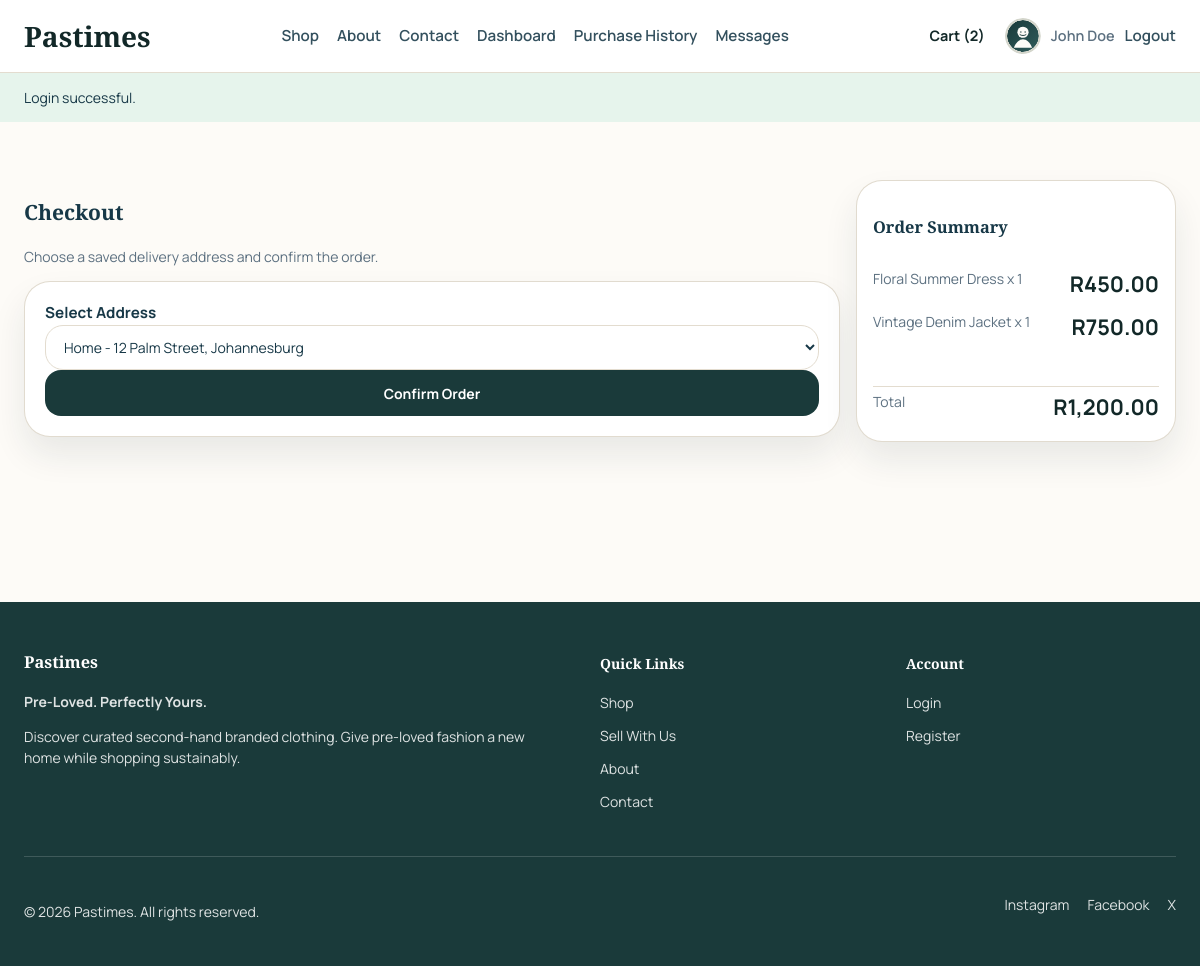
Page /checkout.php (signed in) on the committed database.
### tables this page shows
CREATE TABLE IF NOT EXISTS `tbluser` (
  `user_id` int(11) NOT NULL AUTO_INCREMENT,
  `full_name` varchar(120) NOT NULL,
  `first_name` varchar(60) NOT NULL,
  `last_name` varchar(60) NOT NULL,
  `username` varchar(60) NOT NULL,
  `email` varchar(120) NOT NULL,
  `password_hash` varchar(255) NOT NULL,
  `phone_number` varchar(20) DEFAULT NULL,
  `profile_image_path` varchar(255) DEFAULT NULL,
  `role` enum('customer','seller','admin') NOT NULL DEFAULT 'customer',
  `customer_status` enum('pending','verified','rejected') NOT NULL DEFAULT 'pending',
  `seller_status` enum('none','pending','approved','rejected') NOT NULL DEFAULT 'none',
  `is_active` tinyint(1) NOT NULL DEFAULT 1,
  `created_at` timestamp NOT NULL DEFAULT current_timestamp(),
  `updated_at` timestamp NOT NULL DEFAULT current_timestamp() ON UPDATE current_timestamp(),
  PRIMARY KEY (`user_id`),
  UNIQUE KEY `username` (`username`),
  UNIQUE KEY `email` (`email`)
);

CREATE TABLE IF NOT EXISTS `tblclothes` (
  `clothes_id` int(11) NOT NULL AUTO_INCREMENT,
  `seller_id` int(11) DEFAULT NULL,
  `title` varchar(120) NOT NULL,
  `brand` varchar(60) NOT NULL,
  `category` varchar(60) NOT NULL,
  `gender` varchar(30) NOT NULL,
  `size_label` varchar(20) NOT NULL,
  `condition_rating` tinyint(4) NOT NULL,
  `sell_price` decimal(10,2) NOT NULL,
  `description` text NOT NULL,
  `image_path` varchar(255) NOT NULL,
  `inventory_quantity` int(11) NOT NULL DEFAULT 1,
  `status` enum('pending','approved','sold','rejected') NOT NULL DEFAULT 'approved',
  `created_at` timestamp NOT NULL DEFAULT current_timestamp(),
  `updated_at` timestamp NOT NULL DEFAULT current_timestamp() ON UPDATE current_timestamp(),
  PRIMARY KEY (`clothes_id`),
  KEY `fk_clothes_seller` (`seller_id`)
);

### includes/functions.php (called while the page is built, shortened)
<?php
function app_url(string $path = ''): string
{
    $suffix = ltrim($path, '/');
    $base = defined('APP_URL_BASE') ? APP_URL_BASE : '';
    return $suffix === '' ? ($base ?: '/') : ($base . '/' . $suffix);
}
function e(?string $value): string
{
    return htmlspecialchars((string) $value, ENT_QUOTES, 'UTF-8');
}
function get_flash(): ?array
{
    $flash = $_SESSION['flash'];
    return $flash;
}
function db(): mysqli
{
    static $connection = null;
    if ($connection instanceof mysqli) {
        return $connection;
    }
    $connection = getDBConnection(true);
    return $connection;
}
function bind_params(mysqli_stmt $statement, string $types, array &$params): void
{
    $bindParams = [$types];
    foreach ($params as $key => &$value) {
        $bindParams[] = &$value;
    }
    call_user_func_array([$statement, 'bind_param'], $bindParams);
}
function db_one(string $sql, string $types = '', array $params = []): ?array
{
    $statement = db()->prepare($sql);
    if ($types !== '' && $params !== []) {
        bind_params($statement, $types, $params);
    }
    $statement->execute();
    $result = $statement->get_result();
    $row = $result ? $result->fetch_assoc() : null;
    return $row ?: null;
}
function db_all(string $sql, string $types = '', array $params = []): array
{
    $statement = db()->prepare($sql);
    if ($types !== '' && $params !== []) {
        bind_params($statement, $types, $params);
    }
    $statement->execute();
    $result = $statement->get_result();
    $rows = $result ? $result->fetch_all(MYSQLI_ASSOC) : [];
    return $rows;
}
function current_user(): ?array
{
    return db_one('SELECT * FROM tblUser WHERE user_id = ?', 'i', [(int) $_SESSION['user_id']]);
}
function current_admin(): ?array
{
    if (!isset($_SESSION['admin_id'])) {
        return null;
    }
    return db_one('SELECT * FROM tblAdmin WHERE admin_id = ?', 'i', [(int) $_SESSION['admin_id']]);
}
function cart_count(): int
{
    return Cart::getCartCount();
}
function cart_details(): array
{
    return Cart::getCartDetails();
}
function user_avatar_path(array $user): string
{
    $imagePath = str_replace('\\', '/', trim((string) ($user['profile_image_path'] ?? '')));
    return 'assets/images/uploads/default-avatar.svg';
}

### includes/Marketplace.php (called while the page is built, shortened)
<?php
final class Cart
{
    public static function getSessionCart(): array
    {
        $scopeKey = self::cartScopeKey();
        return $_SESSION['cart_buckets'][$scopeKey];
    }
    public static function getCartCount(): int
    {
        return array_sum(self::getSessionCart());
    }
    public static function getCartDetails(): array
    {
        self::loadDatabaseCartIfNeeded();
        $cart = self::getSessionCart();
        $ids = array_keys($cart);
        $placeholders = implode(',', array_fill(0, count($ids), '?'));
        $types = str_repeat('i', count($ids));
        $rows = db_all(
            "SELECT clothes_id, seller_id, title, brand, category, gender, size_label, condition_rating, sell_price, description, image_path, status, inventory_quantity
             FROM tblClothes WHERE clothes_id IN ($placeholders)",
            $types,
            $ids
        );
        $indexed = [];
        foreach ($rows as $row) {
            $indexed[(int) $row['clothes_id']] = $row;
        }
        $items = [];
        $total = 0.0;
        foreach ($cart as $clothesId => $quantity) {
            $product = $indexed[(int) $clothesId];
            $subtotal = (float) $product['sell_price'] * (int) $quantity;
            $total += $subtotal;
            $items[] = [
                'product' => $product,
                'quantity' => (int) $quantity,
                'subtotal' => $subtotal,
            ];
        }
        return ['items' => $items, 'total' => $total];
    }
    private static function loadDatabaseCartIfNeeded(): void
    {
        $user = current_user();
        $scopeKey = self::cartScopeKey((int) $user['user_id']);
        try {
            $rows = db_all('SELECT clothes_id, quantity FROM tblCartItem WHERE user_id = ? ORDER BY cart_id ASC', 'i', [(int) $user['user_id']]);
            $cart = [];
            foreach ($rows as $row) {
                $cart[(int) $row['clothes_id']] = (int) $row['quantity'];
            }
        } catch (Throwable $exception) {
        }
    }
    private static function saveSessionCart(array $cart, ?string $scopeKey = null): void
    {
        $scopeKey = $scopeKey ?? self::cartScopeKey();
        foreach ($cart as $productId => $quantity) {
            $productId = (int) $productId;
            $quantity = (int) $quantity;
        }
    }
    private static function cartScopeKey(?int $userId = null): string
    {
        if ($userId === null) {
            $currentUser = current_user();
            $userId = (int) ($currentUser['user_id'] ?? 0);
        }
        return $userId > 0 ? 'user_' . $userId : 'guest';
    }
}

### checkout.php (the view, shortened to what this page needs)
<?php
$user = require_user_login();
$cartData = cart_details();
$addresses = db_all('SELECT * FROM tblAddress WHERE user_id = ? ORDER BY is_default DESC, created_at DESC', 'i', [(int) $user['user_id']]);
require_once __DIR__ . '/includes/header.php';
?>
<section class="section">
    <div class="container split-layout">
        <div class="content-main">
            <h1>Checkout</h1>
            <p class="muted">Choose a saved delivery address and confirm the order.</p>
            <?php if ($addresses): ?>
                <form method="post" class="form-card">
                    <label>Select Address</label>
                    <select name="address_id" required>
                        <?php foreach ($addresses as $address): ?>
                            <option value="<?= e((string) $address['address_id']); ?>"><?= e($address['address_label'] . ' - ' . $address['street_address'] . ', ' . $address['city']); ?></option>
                        <?php endforeach; ?>
                    </select>
                    <input type="submit" value="Confirm Order">
                </form>
            <?php else: ?>
                <div class="empty-state">You need to save a delivery address first. <a href="<?= e(app_url('addresses.php')); ?>">Add one now</a>.</div>
            <?php endif; ?>
        </div>
        <aside class="content-side">
            <div class="summary-card checkout-summary">
                <h3>Order Summary</h3>
                <div class="order-summary-list">
                <?php foreach ($cartData['items'] as $item): ?>
                    <div class="order-summary-row">
                        <span class="order-summary-name"><?= e($item['product']['title']); ?> x <?= e((string) $item['quantity']); ?></span>
                        <strong class="order-summary-price">R<?= e(number_format((float) $item['subtotal'], 2)); ?></strong>
                    </div>
                <?php endforeach; ?>
                </div>
                <div class="order-summary-row order-summary-total">
                    <span class="order-summary-name">Total</span>
                    <strong class="order-summary-price">R<?= e(number_format((float) $cartData['total'], 2)); ?></strong>
                </div>
            </div>
        </aside>
    </div>
</section>
<?php require_once __DIR__ . '/includes/footer.php'; ?>

### includes/header.php (shortened to what this page needs)
<?php
$user = current_user();
$admin = current_admin();
$flash = get_flash();
$currentPath = basename(parse_url($_SERVER['REQUEST_URI'] ?? '', PHP_URL_PATH) ?: '');
$stylesVersion = @filemtime(__DIR__ . '/../css/styles.css') ?: time();
?>
<!DOCTYPE html>
<html lang="en">
<head>
    <link rel="stylesheet" href="<?= e(app_url('css/styles.css?v=' . $stylesVersion)); ?>">
</head>
<body>
<header class="site-header">
    <div class="container nav-shell">
        <a class="brand-mark" href="<?= e(app_url('index.php')); ?>">Pastimes</a>
        <nav class="site-nav">
            <a class="nav-link<?= $currentPath === 'shop.php' ? ' is-active' : ''; ?>" href="<?= e(app_url('shop.php')); ?>">Shop</a>
            <a class="nav-link<?= $currentPath === 'about.php' ? ' is-active' : ''; ?>" href="<?= e(app_url('about.php')); ?>">About</a>
            <a class="nav-link<?= $currentPath === 'contact.php' ? ' is-active' : ''; ?>" href="<?= e(app_url('contact.php')); ?>">Contact</a>
            <?php if ($user): ?>
                <a class="nav-link<?= $currentPath === 'dashboard.php' ? ' is-active' : ''; ?>" href="<?= e(app_url('dashboard.php')); ?>">Dashboard</a>
                <a class="nav-link<?= $currentPath === 'purchase-history.php' ? ' is-active' : ''; ?>" href="<?= e(app_url('purchase-history.php')); ?>">Purchase History</a>
                <a class="nav-link<?= $currentPath === 'messages.php' ? ' is-active' : ''; ?>" href="<?= e(app_url('messages.php')); ?>">Messages</a>
            <?php endif; ?>
        </nav>
        <div class="nav-actions">
            <a class="cart-link" href="<?= e(app_url('cart.php')); ?>">Cart (<?= e((string) cart_count()); ?>)</a>
            <?php if ($admin): ?>
                <a class="button button-dark button-small admin-top-button" href="<?= e(app_url('admin/index.php')); ?>">Admin Panel</a>
                <a class="button button-light button-small header-action-button" href="<?= e(app_url('admin/messages.php')); ?>">Admin Messages</a>
                <span class="nav-user">Admin <?= e($admin['full_name']); ?></span>
                <a class="nav-link" href="<?= e(app_url('logout.php?scope=admin')); ?>">Logout</a>
            <?php elseif ($user): ?>
                <span class="nav-user nav-user-with-avatar">
                    <span class="nav-avatar-frame">
                        <img class="nav-avatar" src="<?= e(app_url(user_avatar_path($user))); ?>" alt="<?= e($user['full_name']); ?> profile picture">
                    </span>
                    <span><?= e($user['full_name']); ?></span>
                </span>
                <a class="nav-link" href="<?= e(app_url('logout.php')); ?>">Logout</a>
            <?php endif; ?>
        </div>
    </div>
</header>
<?php if ($flash): ?>
    <div class="flash flash-<?= e($flash['type']); ?>">
        <div class="container">
            <?= e($flash['message']); ?>
        </div>
    </div>
<?php endif; ?>
<main class="page-shell">

### rows in the picture
tbluser: user_id "2", full_name "John Doe"
tblclothes: title "Floral Summer Dress"
tblclothes: title "Vintage Denim Jacket"

### other values in the picture
$flash['message'] "Login successful."
$item['quantity'] "1"
$item['subtotal'] "450.00"
$item['subtotal'] "750.00"
$cartData['total'] "1,200.00"
form field address_id "Home - 12 Palm Street, Johannesburg"
